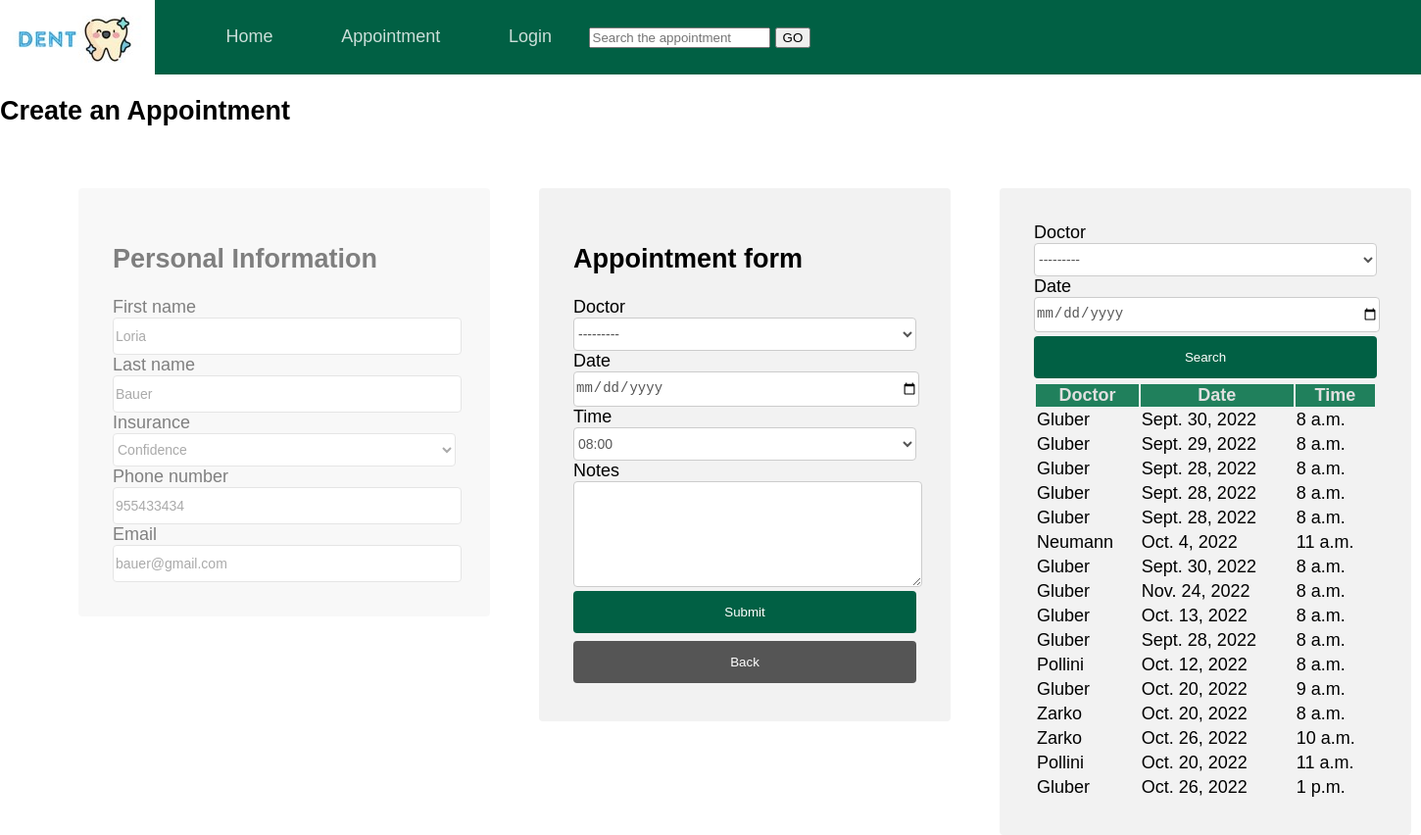
Page /appointment/1 on the committed database.
### dent/models.py (models this page shows)
class Patient(models.Model):
    COMPANIES = (
        ('GHI', 'GHI'),
        ('Confidence', 'Confidence'),
        ('Union', 'Union'),
    )
    user = models.OneToOneField(User, on_delete=models.CASCADE, null= True, blank = True)
    fname = models.CharField(max_length=100)
    sname = models.CharField(max_length=100)
    insurance_c = models.CharField(max_length=20,choices=COMPANIES)
    cell_phone_num = models.IntegerField()
    email = models.EmailField(max_length= 254, null = True, blank= True)
    def __str__(self):
        return self.fname

class Appointment(models.Model):
    patient = models.ForeignKey('Patient', on_delete= models.CASCADE)
    doctor = models.ForeignKey('Staff', on_delete = models.CASCADE)
    date = models.DateField(auto_now_add= False)
    time = models.TimeField(auto_now_add=False)
    notes = models.TextField(null=True, blank = True)

class Staff(models.Model):
    TITLES = (
        ('Dr', 'Dr'),
        ('MDDr', 'MDDr'),
        ('MUDr', 'MUDr'),
        ('Bc','Bc'),
        ('Mrs', 'Mrs'),
        ('Mr', 'Mr'),
    )
    FIELDS = (
        ('Dental Surgery', 'Dental Surgery'),
        ('Stomatology', 'Stomatology'),
        ('Implantology', 'Implantology'),
        ('Dental Hygiene', 'Dental Hygiene'),
        ('Administrator','Administrator'),
    )
    user = models.OneToOneField(User, on_delete=models.CASCADE)
    title = models.CharField(max_length=20, choices = TITLES)
    fname = models.CharField(max_length = 100)
    sname = models.CharField(max_length= 100)
    about = models.TextField(null= True, blank = True)
    profile_pic = models.ImageField(null = True, blank= True)
    field = models.CharField(max_length=250, choices = FIELDS, default=000)
    def __str__(self):
        return self.sname

### dent/views.py (the view)
# urls.py: path('appointment/<int:pk>', views.appointmentview, name= 'appointment'),
def appointmentview(request,pk):
    unlogpatient = Patient.objects.get(id=pk)
    patientform = PatientForm(instance=unlogpatient)
    appointform = AppointmentForm(initial= {'patient':unlogpatient})
    filter_list = filter(request)
    if request.method == 'POST':
        appointform = AppointmentForm(request.POST)
        print('appointform:',appointform)
        if appointform.is_valid():
            appointform.save()
            return appointmentcheck()
    context = {
            'appointments':filter_list[2],
            'appointfilter':filter_list[1],
            'patientform':patientform,
            'appointform':appointform}
    return render(request, 'dent/unlogappointment.html',context)

### dent/forms.py
class PatientForm(ModelForm):
    class Meta:
        model = Patient
        fields = '__all__'
        widgets = {
            'user':forms.TextInput(attrs={'type':'hidden'}),
            'fname':forms.TextInput(attrs={
                'type':'text',
                'id':'fname',}),
            'sname':forms.TextInput(attrs={
                'type':'text',
                'id':'sname'}),
            'insurance_c':forms.Select(attrs={
                'id':'insurance_c'}),
            'cell_phone_num':forms.NumberInput(attrs={
                'id':'cell_phone_num'}),
            'email':forms.EmailInput(attrs={
                'id':'email'}),
         }
    def __init__(self, *args, **kwargs):
        super().__init__(*args,**kwargs)
        data = {'class':'text-input'}
        for field in self.fields:
            self.fields[str(field)].widget.attrs.update(data)

class AppointmentForm(ModelForm):
    class Meta:
        model = Appointment
        fields = '__all__'
        widgets = {
            'doctor':forms.Select(attrs = {'class':'text-input'}),
            'date':forms.DateInput(attrs={'type':'date','class':'text-input'}),
            'time':forms.Select(choices=HOUR_CHOICES,attrs={'class':'text-input'}),
            'notes':forms.Textarea(attrs={'class':'textarea-input'}),
         }

### dent/views.py (called while the page is built)
def filter(request):
    appointments = Appointment.objects.all()
    appointfilter = AppointmentFilter(request.GET, queryset=appointments)
    appointments = appointfilter.qs
    filter_list = [appointments, appointfilter, appointments]
    return filter_list

### templates/dent/unlogappointment.html (shortened to what this page needs)
{% extends 'dent/main.html' %}
{% block content %}
<h2>Create an Appointment</h2>
<div class="container container-left container-opacity">
    <h2> Personal Information </h2>
    <form method = 'post' action = ''>
        <label for="fname">First name</label>
        {{ patientform.fname }}
        <label for="sname">Last name</label>
        {{ patientform.sname }}
        <label for="insurance_c">Insurance</label>
        {{ patientform.insurance_c }}
        <label for="cell_phone_num">Phone number</label>
        {{ patientform.cell_phone_num}}
        <label for="email">Email</label>
        {{ patientform.email }}
    </form>
</div>
<div class="container container-middle">
    <h2> Appointment form </h2>
    <form method = 'post' action = ''>
        <label for="doctor">Doctor</label>
        {{ appointform.doctor }}
        <label for="date">Date</label>
        {{ appointform.date }}
        <label for="time">Time</label>
        {{ appointform.time }}
        <label for="notes">Notes</label>
        {{ appointform.notes }}
        <button class="submit" type = 'submit'>Submit</button>
        <a href = "{% url 'dent:unlogpatient' %}">
            <button type = 'button' class="return">Back</button>
        </a>
    </form>
</div>
<div class = 'container container-right'>
    <form method = 'GET'>
        <label for="doctor">Doctor</label>
        {{ appointfilter.form.doctor }}
        <label for="exact-date">Date</label>
        {{ appointfilter.form.exact_date }}
        <button type ="submit" class="submit">Search</button>
    </form>
    <table>
        <tr>
            <th>Doctor</th>
            <th>Date</th>
            <th>Time</th>
        </tr>
        {% for appointment in appointments %}
        <tr>
            <td>{{ appointment.doctor }}</td>
            <td>{{ appointment.date }}</td>
            <td>{{ appointment.time }}</td>
        </tr>
        {% endfor %}
    </table>
</div>
{% endblock %}

### static/css/main.css (style rules this page uses)
body { padding:0; margin:0; font-family: Arial, Helvetica, sans-serif; font-size: large; box-sizing: border-box; }
a { text-decoration: none; color: black; }
th { background-color:rgb(32, 128, 92); color: #e1e0e0 ; }
.container { position: absolute; width:350px; margin:40px auto auto auto; border-radius: 4px; background-color: #f2f2f2; padding: 35px; display: flex; justify-content: center; flex-direction: column; }
.container-left { margin:40px auto auto 80px !important; }
.container-middle { margin:40px auto auto 550px !important; }
.container-right { margin:40px auto auto 1020px !important; }
.container-opacity { animation: opct 2s ease forwards !important; }
.text-input { display: block; width:100%; height:34px; font-size:14px; line-height:1.5; color:#555; background-color:#fff; background-image:none; border:1px solid #ccc; border-radius:4px; }
#id_doctor { display: block; width:100%; height:34px; font-size:14px; line-height:1.5; color:#555; background-color:#fff; background-image:none; border:1px solid #ccc; border-radius:4px; }
.textarea-input { display: block; width:100%; height:102px; font-size:14px; line-height:1.5; color:#555; background-color:#fff; background-image:none; border:1px solid #ccc; border-radius:4px; }
.submit { width: 100%; background-color: #016044; color: white; padding: 14px 20px; margin: 4px 0; border: none; border-radius: 4px; cursor: pointer }
.return { width: 100%; background-color: #555; color: white; padding: 14px 20px; margin: 4px 0; border: none; border-radius: 4px; cursor: pointer }

### rows in the picture
Patient: fname "Loria", sname "Bauer", insurance_c "Confidence", cell_phone_num "955433434", email "bauer@gmail.com"
Appointment: doctor "Gluber", date "Sept. 30, 2022", time "8 a.m."
Appointment: doctor "Gluber", date "Sept. 29, 2022", time "8 a.m."
Appointment: doctor "Gluber", date "Sept. 28, 2022", time "8 a.m."
Appointment: doctor "Gluber", date "Sept. 28, 2022", time "8 a.m."
Appointment: doctor "Gluber", date "Sept. 28, 2022", time "8 a.m."
Appointment: doctor "Neumann", date "Oct. 4, 2022", time "11 a.m."
Appointment: doctor "Gluber", date "Sept. 30, 2022", time "8 a.m."
Appointment: doctor "Gluber", date "Nov. 24, 2022", time "8 a.m."
Appointment: doctor "Gluber", date "Oct. 13, 2022", time "8 a.m."
Appointment: doctor "Gluber", date "Sept. 28, 2022", time "8 a.m."
Appointment: doctor "Pollini", date "Oct. 12, 2022", time "8 a.m."
Appointment: doctor "Gluber", date "Oct. 20, 2022", time "9 a.m."
Appointment: doctor "Zarko", date "Oct. 20, 2022", time "8 a.m."
Appointment: doctor "Zarko", date "Oct. 26, 2022", time "10 a.m."
Appointment: doctor "Pollini", date "Oct. 20, 2022", time "11 a.m."
Appointment: doctor "Gluber", date "Oct. 26, 2022", time "1 p.m."
